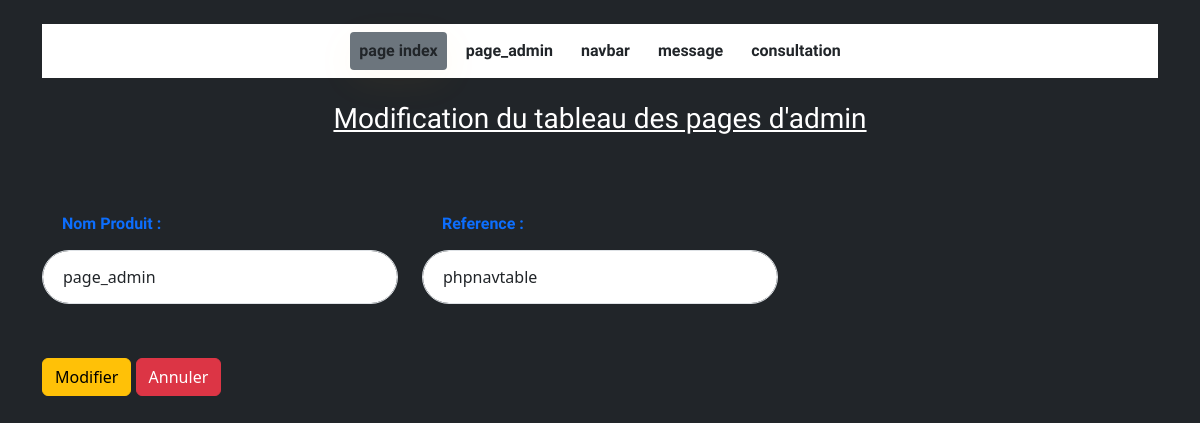
Page /phpnavtable/modification.php?ed=5 on the committed database.
### tables this page shows
CREATE TABLE `navbar_table` (
  `id` int(4) NOT NULL,
  `nav` varchar(30) NOT NULL,
  `refer` varchar(30) NOT NULL
);

### phpnavtable/modification.php (the view, shortened to what this page needs)
<!doctype html>
<html lang="en">
  <head>
    <link rel="stylesheet" type="text/css" href="../assets/css/style.css">
    <link href="https://cdn.jsdelivr.net/npm/bootstrap@5.3.3/dist/css/bootstrap.min.css" rel="stylesheet">
  </head>
  <body class="bg-dark">
    <div class="container">
            <nav class="main_menu navbar navbar-expand-lg bg-white container my-4">
                <div class="main_menu_inner collapse navbar-collapse justify-content-center" id="main_menu_dropdown">
                  <ul class="main_menu_list unordered_list navbar-nav">
                    <li class="anav nav-item fw-bold">
                      <a class="nav-link navbar-text bg-secondary" aria-current="page" href="http://localhost/psy/index.php">page index</a>
                    </li>
                    <?php
                      include ('../config.php');
                      $jibdata = "SELECT * FROM `navbar_table` ";
                      $dirlordre = mysqli_query($connexion,$jibdata);
                      while($starjdid = mysqli_fetch_array($dirlordre)){
                    ?>
                    <li class="anav nav-item fw-bold">
                    <a class="nav-link navbar-text" aria-current="page" href="http://localhost/psy/<?php echo $starjdid['refer']?>"><?php echo $starjdid['nav']?></a>
                    </li>
                    <?php
                    }
                    ?>
                  </ul>
                </div>
            </nav>
            <h3 class="text-white d-flex justify-content-center text-decoration-underline mb-5">Modification du tableau des pages d'admin</h3>
    <hr>
        <form action="editnav.php" method="post">
            <div class="row">
            <?php
                include("../config.php");
                $mod = $_GET ['ed'];
                $select = "SELECT * FROM `navbar_table` WHERE id =$mod ";
                $resultat = mysqli_query($connexion,$select);
                while($row = mysqli_fetch_array($resultat)){
            ?>
                <div class="form-group col-4">
                    <label for="" class="form-label fw-bold text-primary">Nom Produit :</label>
                    <input type="text" class="form-control" name="navedit" value="<?php echo $row['nav'] ?>">
                </div>
                <div class="form-group col-4">
                    <label for="" class="form-label fw-bold text-primary">Reference :</label>
                    <input type="text" class="form-control" name="referedit"  value="<?php echo $row['refer'] ?>">
                </div>
            <?php
            }
            ?>
            </div>
            <div class="form-group my-4">
                <input type="submit" value="Modifier" class="btn btn-warning" name="modif">
                <a href="index.php" type="button" class="btn btn-danger" >Annuler</a>
            </div>
        </form>
    </div>
  </body>
</html>

### rows in the picture
navbar_table: nav "page_admin", navedit "page_admin", referedit "phpnavtable"
navbar_table: nav "navbar"
navbar_table: nav "message"
navbar_table: nav "consultation"
